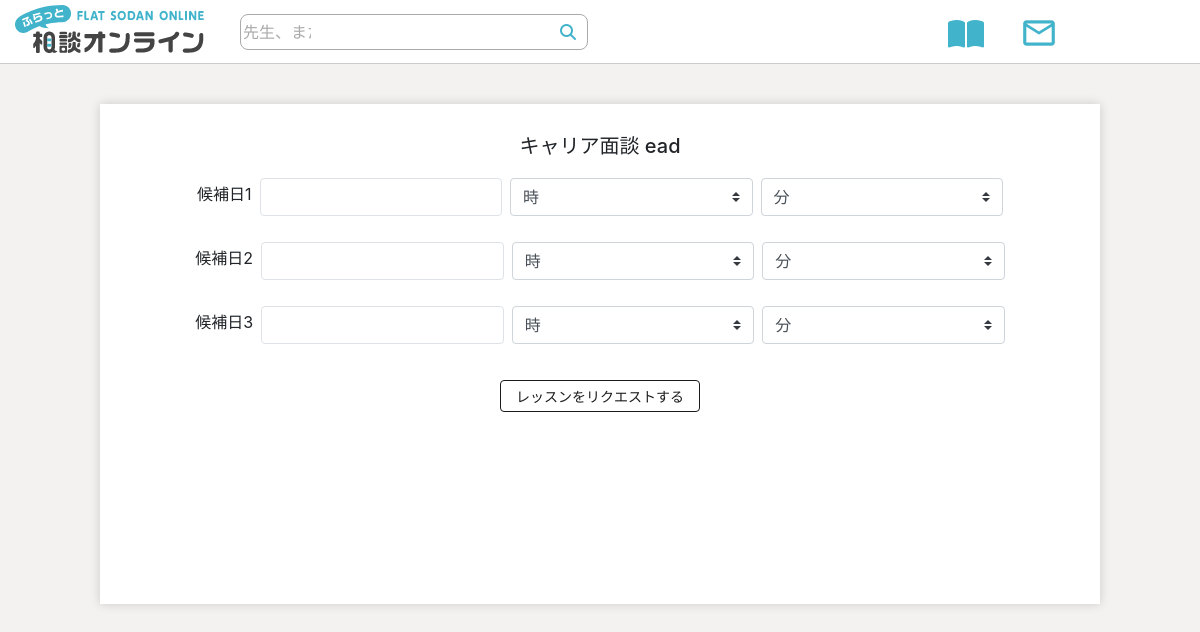
Before: /request_session/132 (signed in) with the older database file.
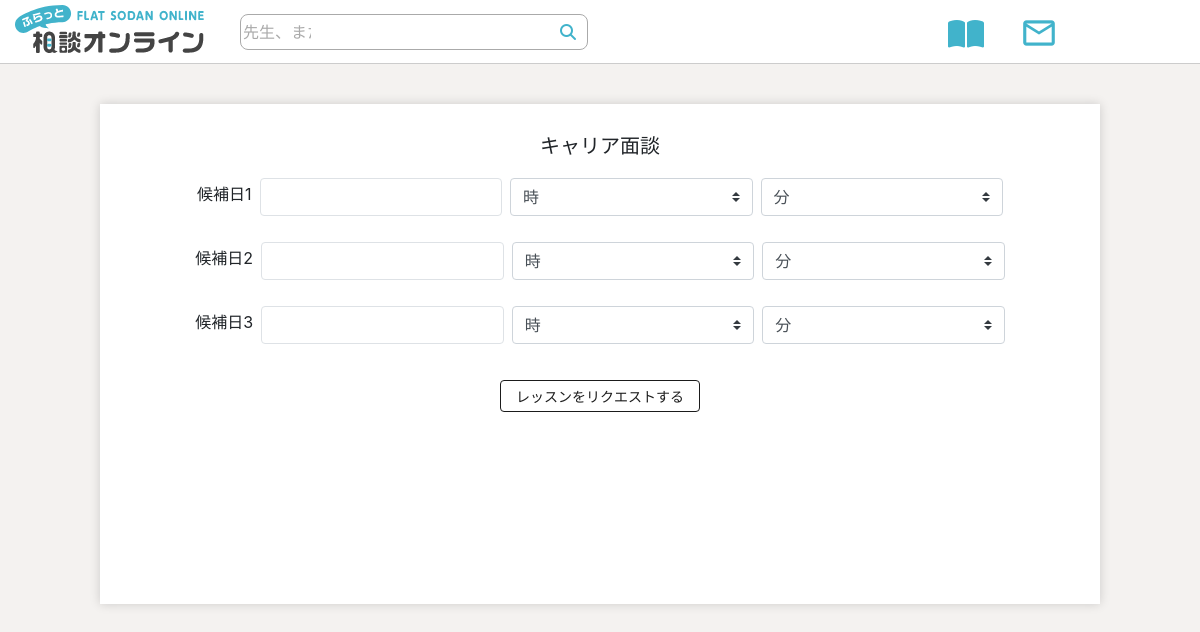
After: the same page with the newer database file.
### main/models.py (models this page shows)
class Lesson(models.Model):
    title = models.CharField(max_length=50)
    instructor = models.ForeignKey(Instructor, on_delete=models.CASCADE, default=None)
    student = models.ForeignKey(Student, on_delete=models.CASCADE, default=None, null=True)
    Date = models.DateTimeField()
    lesson_type = models.CharField(max_length=20)
    starting = models.CharField(max_length=20, default='None')
    ending = models.CharField(max_length=20, default='None')
    date_to_display = models.CharField(max_length=20, default='None')
    rating = models.FloatField(default=5)
    day = models.CharField(max_length=50, default ="None")

### chat/views.py (the view, shortened to what this page needs)
# urls.py: url(r'request_session/(?P<lesson_id>.+)', views.request_session, name="request_session"),
def request_session(request, lesson_id):
    if not 'is_logged' in request.session.keys():
        messages.success(request, 'あなたが最初にログインする必要があります')
        return redirect('mylogin')
    logged_user = User.objects.get(username__exact=request.session['email'])
    lesson = Lesson.objects.get(pk=lesson_id)
    return render(request, 'request_session.html', {'lesson': lesson, 'logged_user': logged_user})

### templates/request_session.html (shortened to what this page needs)
{% load static %}
<!DOCTYPE html>
<html lang="en">
<head>
    <link rel="stylesheet" href="https://stackpath.bootstrapcdn.com/bootstrap/4.5.0/css/bootstrap.min.css"
>
    <link rel="stylesheet" href="https://cdnjs.cloudflare.com/ajax/libs/font-awesome/4.7.0/css/font-awesome.min.css">
    <link rel="stylesheet" href="https://stackpath.bootstrapcdn.com/font-awesome/4.7.0/css/font-awesome.min.css"
>
    <link rel="stylesheet" href="{% static 'css/jquery.datetimepicker.min.css' %}">
    <link rel="stylesheet" href="{% static 'css/styles.css' %}">
    <link rel="stylesheet" href="{% static 'css/request_session.css' %}">
</head>
<body>
    {% include "navbar.html" %}
    <form id="request-session-widget" method="POST" action="{% url 'request_session' lesson.id %}">
        <h5>{{lesson.title}}</h5>
        <div class="option">
            <p class="mt-1">候補日1</p>
            <input type="text" class="form-control w-25 border rounded ml-2" id="picker1" name="date1" required>
            <select class="custom-select w-25 ml-2" id="inputGroupSelect02" name="start-hour1" required>
                <option selected>時
                </option>
            </select>
            <select class="custom-select w-25 ml-2" id="inputGroupSelect02" name="start-min1" required>
                <option selected>分</option>
            </select>
        </div>
        <div class="option">
            <p class="mt-1">候補日2</p>
            <input type="text" class="form-control w-25 border rounded ml-2" id="picker2" name="date2">
            <select class="custom-select w-25 ml-2" id="inputGroupSelect02" name="start-hour2">
                <option selected>時
                </option>
            </select>
            <select class="custom-select w-25 ml-2" id="inputGroupSelect02" name="start-min2">
                <option selected>分</option>
            </select>
        </div>
        <div class="option">
            <p class="mt-1">候補日3</p>
            <input type="text" class="form-control w-25 border rounded ml-2" id="picker3" name="date3">
            <select class="custom-select w-25 ml-2" id="inputGroupSelect02" name="start-hour3">
                <option selected>時
                </option>
            </select>
            <select class="custom-select w-25 ml-2" id="inputGroupSelect02" name="start-min3">
                <option selected>分</option>
            </select>
        </div>
        <button type="submit" class="btn-request" id="request-lesson"><span
                class="btn-request-text">レッスンをリクエストする</span></button>
    </form>
</body>
</html>

Changed rows visible on the page:
changed Lesson: title "キャリア面談 ead" → "キャリア面談"
